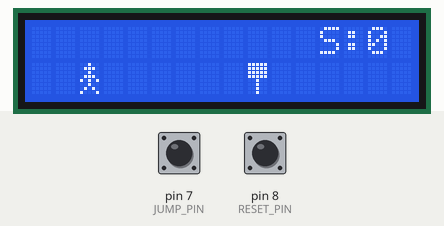
This sketch was run on a simulated Arduino Uno, built with avr-gcc and run on an emulated ATmega328P. Shown: 16×2 character LCD. The inputs (shaded band) are chosen by the test bench; at power-on: pin 7 (JUMP_PIN) HIGH, pin 8 (RESET_PIN) HIGH. EEPROM starts erased.

Above: at 2.1 s.
2.2 s: pin 7 (JUMP_PIN) pulled LOW for 3.2 s
At 2.36 s:
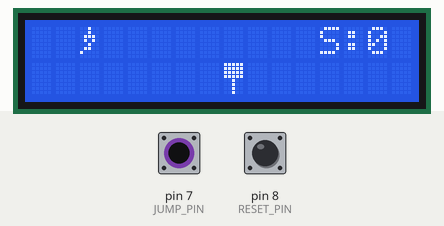
6.0 s: pin 7 (JUMP_PIN) pulled LOW for 1 s
At 7.42 s:
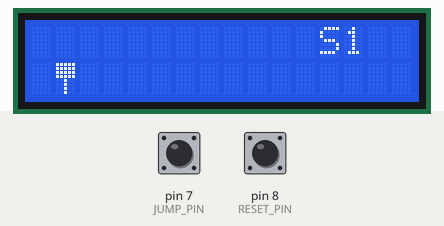
7.6 s: pin 8 (RESET_PIN) pulled LOW for 3.2 s
At 14.7 s:
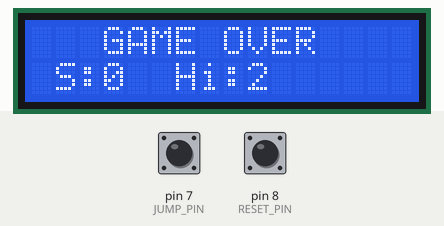
Timing chart, 0 to 16.2 s (numbered marks = the images above; inputs shaded):
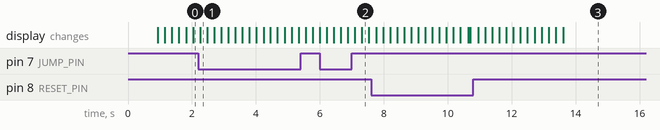

Measured:
- after the input at 2.2 s, the display: changes after 0.05 s (image 1)
- after the input at 6.0 s, the display: first changes after 0.22 s (image 2 shows a later state)

The sketch:

Button_LCD_Game.ino
```cpp
/*
  LCD Runner Game (I2C Version - Live Score Update)
  -------------------------------------------------
  - 16x2 I2C LCD
  - Jump button: D7 (press to jump)
  - Reset button: D8 (press to restart after game over)
  - Uses custom LCD sprites for player and obstacle
  - Score & High score saved in EEPROM
*/

#include <Wire.h>
#include <LiquidCrystal_I2C.h>
#include <EEPROM.h>

LiquidCrystal_I2C lcd(0x27, 16, 2);
// If nothing appears, change 0x27 → 0x3F

// Buttons
const int JUMP_PIN = 7;
const int RESET_PIN = 8;

// Game logic
const int PLAYER_COL = 2;
int obstacleCol = 15;

unsigned long lastFrame = 0;
unsigned long frameDelay = 220;

bool jumping = false;
int jumpCounter = 0;
const int JUMP_FRAMES = 3;

int score = 0;
int highScore = 0;
bool gameOver = false;

const int EEPROM_ADDR = 0;

// Custom sprites (5x8 pixel bitmaps)
byte playerGroundChar[8] = {
  0b00100,
  0b01110,
  0b00100,
  0b01110,
  0b10101,
  0b00100,
  0b01010,
  0b10001
};

byte playerAirChar[8] = {
  0b00100,
  0b00100,
  0b01110,
  0b01010,
  0b00100,
  0b01100,
  0b10000,
  0b00000
};

byte obstacleChar[8] = {
  0b11111,
  0b11111,
  0b11111,
  0b11111,
  0b00100,
  0b00100,
  0b00100,
  0b00100
};

void setup() {
  pinMode(JUMP_PIN, INPUT_PULLUP);
  pinMode(RESET_PIN, INPUT_PULLUP);

  lcd.init();
  lcd.backlight();

  // Load custom characters
  lcd.createChar(0, playerGroundChar);
  lcd.createChar(1, playerAirChar);
  lcd.createChar(2, obstacleChar);

  // Load high score
  EEPROM.get(EEPROM_ADDR, highScore);
  if (highScore < 0 || highScore > 10000) highScore = 0;

  showIntro();
  delay(800);
  resetGame();
}

void loop() {
  unsigned long now = millis();

  if (digitalRead(RESET_PIN) == LOW && gameOver) {
    resetGame();
    delay(250);
  }

  if (!gameOver && (now - lastFrame >= frameDelay)) {
    lastFrame = now;

    // Handle jump
    if (digitalRead(JUMP_PIN) == LOW && !jumping) {
      jumping = true;
      jumpCounter = JUMP_FRAMES;
    }

    if (jumping) {
      jumpCounter--;
      if (jumpCounter <= 0) jumping = false;
    }

    // Move obstacle
    obstacleCol--;
    if (obstacleCol < 0) {
      obstacleCol = 15;
      score++;
      updateScoreDisplay(); // update score live on LCD
      if (score % 5 == 0 && frameDelay > 80) frameDelay -= 15;
    }

    // Collision detection
    if (obstacleCol == PLAYER_COL && !jumping) {
      gameOver = true;
      if (score > highScore) {
        highScore = score;
        EEPROM.put(EEPROM_ADDR, highScore);
      }
    }

    drawGame();
  }

  if (gameOver) delay(50);
}

void drawGame() {
  if (gameOver) {
    lcd.clear();
    lcd.setCursor(3, 0);
    lcd.print("GAME OVER");
    lcd.setCursor(1, 1);
    lcd.print("S:");
    lcd.print(score);
    lcd.print("  Hi:");
    lcd.print(highScore);
    return;
  }

  // Don’t clear the whole screen (prevents flicker)
  // Only update the bottom line for movement and top-right for score

  // Draw player
  if (jumping) {
    lcd.setCursor(PLAYER_COL, 0);
    lcd.write(byte(1)); // playerAir
    lcd.setCursor(PLAYER_COL, 1);
    lcd.print(' '); // clear below
  } else {
    lcd.setCursor(PLAYER_COL, 0);
    lcd.print(' '); // clear above
    lcd.setCursor(PLAYER_COL, 1);
    lcd.write(byte(0)); // playerGround
  }

  // Clear previous obstacle position
  lcd.setCursor((obstacleCol + 1) % 16, 1);
  lcd.print(' ');

  // Draw obstacle
  if (obstacleCol >= 0 && obstacleCol < 16) {
    lcd.setCursor(obstacleCol, 1);
    lcd.write(byte(2));
  }
}

void resetGame() {
  obstacleCol = 15;
  score = 0;
  frameDelay = 220;
  jumping = false;
  jumpCounter = 0;
  gameOver = false;
  lcd.clear();
  drawHUD();
  drawGame();
}

void drawHUD() {
  // Draw initial score display on top right
  lcd.setCursor(12, 0);
  lcd.print("S:");
  lcd.print(score);
}

void updateScoreDisplay() {
  lcd.setCursor(14, 0);
  if (score < 10) lcd.print(" ");
  lcd.setCursor(13, 0);
  lcd.print(score);
}

void showIntro() {
  lcd.clear();
  lcd.setCursor(2, 0);
  lcd.print("LCD RUNNER");
  lcd.setCursor(0, 1);
  lcd.print("Jump:D7 Reset:D8");
}
```
